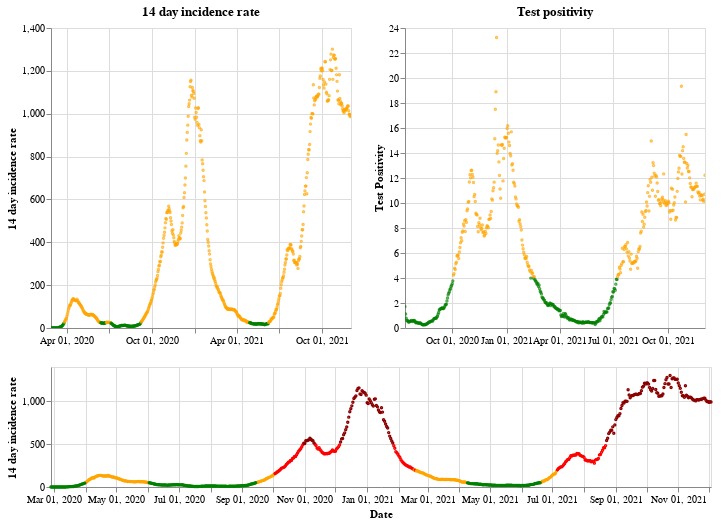

Source (notebook cell):
### Markdown cell above
## Wales

### Code cell
plot_traffic_light('Wales')

### Figure 1 — Vega-Lite specification as saved in the notebook (floating-point values rounded to 4 significant figures; data arrays with more than 128 entries replaced by an {"elided": "..."} marker saying what was removed)
{"config": {"view": {"continuousWidth": 400, "continuousHeight": 300}}, "vconcat": [{"hconcat": [{"mark": {"type": "point", "size": 2}, "encoding": {"color": {"condition": {"value": "green", "test": "(datum.twoWeeklyCasesRate <= 25)"}, "value": "orange"}, "tooltip": [{"type": "nominal", "field": "areaName"}, {"type": "temporal", "field": "date"}, {"type": "quantitative", "field": "twoWeeklyCasesRate"}, {"type": "quantitative", "field": "testPositivity"}], "x": {"type": "temporal", "axis": {"title": ""}, "field": "date", "scale": {"domain": {"selection": "DateBrush"}}, "timeUnit": "yearmonthdate"}, "y": {"type": "quantitative", "axis": {"title": "14 day incidence rate"}, "field": "twoWeeklyCasesRate"}}, "title": "14 day incidence rate", "width": 300}, {"mark": {"type": "point", "size": 2}, "encoding": {"color": {"condition": {"value": "green", "test": "(datum.testPositivity <= 4)"}, "value": "orange"}, "tooltip": [{"type": "nominal", "field": "areaName"}, {"type": "temporal", "field": "date"}, {"type": "quantitative", "field": "twoWeeklyCasesRate"}, {"type": "quantitative", "field": "testPositivity"}], "x": {"type": "temporal", "axis": {"title": ""}, "field": "date", "scale": {"domain": {"selection": "DateBrush"}}, "timeUnit": "yearmonthdate"}, "y": {"type": "quantitative", "axis": {"title": "Test Positivity"}, "field": "testPositivity"}}, "title": "Test positivity", "width": 300}]}, {"layer": [{"mark": {"type": "point", "size": 2}, "encoding": {"color": {"condition": {"value": "orange", "test": "(((datum.testPositivity < 4) && (datum.twoWeeklyCasesRate >= 50)) && (datum.twoWeeklyCasesRate < 200))"}, "value": "red"}, "opacity": {"condition": {"value": 1, "test": "((datum.twoWeeklyCasesRate >= 50) && (datum.twoWeeklyCasesRate < 500))"}, "value": 0}, "tooltip": [{"type": "nominal", "field": "areaName"}, {"type": "temporal", "field": "date"}, {"type": "quantitative", "field": "twoWeeklyCasesRate"}, {"type": "quantitative", "field": "testPositivity"}], "x": {"type": "temporal", "axis": {"title": "Date"}, "field": "date", "timeUnit": "yearmonthdate"}, "y": {"type": "quantitative", "axis": {"title": "14 day incidence rate"}, "field": "twoWeeklyCasesRate"}}, "selection": {"DateBrush": {"type": "interval", "encodings": ["x"], "fields": ["Time"]}}}, {"mark": {"type": "point", "size": 2}, "encoding": {"color": {"value": "darkred"}, "opacity": {"condition": {"value": 1, "test": "(datum.twoWeeklyCasesRate >= 500)"}, "value": 0}, "tooltip": [{"type": "nominal", "field": "areaName"}, {"type": "temporal", "field": "date"}, {"type": "quantitative", "field": "twoWeeklyCasesRate"}, {"type": "quantitative", "field": "testPositivity"}], "x": {"type": "temporal", "axis": {"title": "Date"}, "field": "date", "timeUnit": "yearmonthdate"}, "y": {"type": "quantitative", "axis": {"title": "14 day incidence rate"}, "field": "twoWeeklyCasesRate"}}}, {"mark": {"type": "point", "size": 2}, "encoding": {"color": {"condition": {"value": "green", "test": "((datum.testPositivity < 4) && (datum.twoWeeklyCasesRate < 50))"}, "value": "orange"}, "opacity": {"condition": {"value": 1, "test": "(datum.twoWeeklyCasesRate < 50)"}, "value": 0}, "tooltip": [{"type": "nominal", "field": "areaName"}, {"type": "temporal", "field": "date"}, {"type": "quantitative", "field": "twoWeeklyCasesRate"}, {"type": "quantitative", "field": "testPositivity"}], "x": {"type": "temporal", "axis": {"title": "Date"}, "field": "date", "timeUnit": "yearmonthdate"}, "y": {"type": "quantitative", "axis": {"title": "14 day incidence rate"}, "field": "twoWeeklyCasesRate"}}}], "height": 120, "width": 660}], "data": {"name": "data-055978d0e3356c07d45baa63d89b7670"}, "$schema": "https://vega.github.io/schema/vega-lite/v4.8.1.json", "datasets": {"data-055978d0e3356c07d45baa63d89b7670": {"elided": "646 records"}}}
